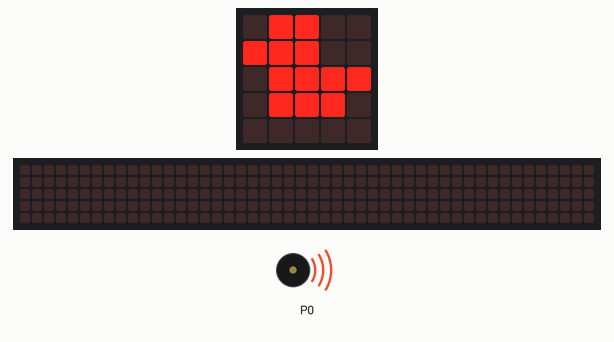
This program was run on a simulated BBC micro:bit running MicroPython. On the bench: the board's 5×5 LED display, a strip that is not on the board, showing the scrolling text unrolled, buzzer (waves = sounding). The 48×5 strip is a reading aid, not a part: it shows the text the display is scrolling, unrolled, one strip-width of it at a time.

Above: at 0.1 s.
At 12.5 s:
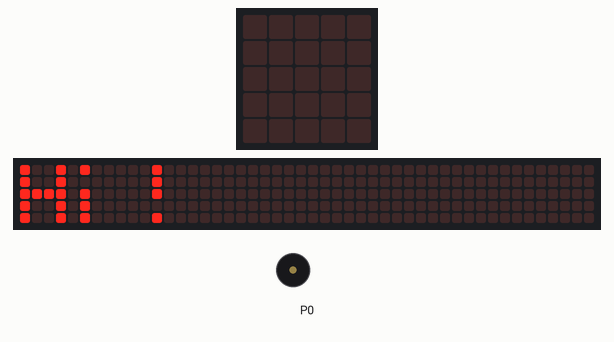
At 27.7 s:
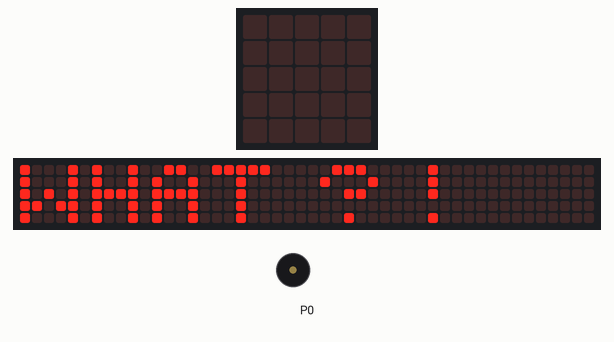
At 36.3 s:
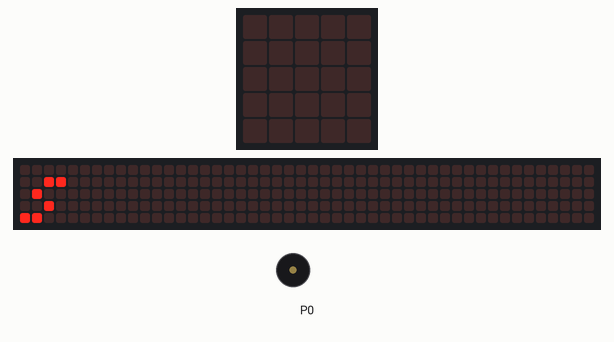
Timing chart, 0 to 37.8 s (numbered marks = the images above):
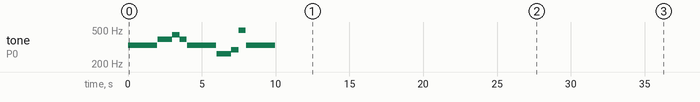

Measured:
- what the display in image 1 shows lasts 0.8 s, from 12.4 s to 13.2 s

The program:

namebadge.py
```python
from microbit import *
import music as eminem

def slim_shady_theme():
    # A simple melody inspired by "The Real Slim Shady"
    melody = [
        'E4:4', 'E4:4', 'E4:4', 'E4:4',  # E notes
        'G4:4', 'G4:4', 'A4:4', 'G4:4',  # G and A notes
        'E4:4', 'E4:4', 'E4:4', 'E4:4',  # Repeat E notes
        'C4:4', 'C4:4', 'D4:4', 'B4:4',  # C and D notes
        'E4:4', 'E4:4', 'E4:4', 'E4:4'   # Repeat E notes
    ]
    eminem.play(melody)

display.show(Image.DUCK)
slim_shady_theme()  # Start playing the music
while True:
    display.scroll('Hi ! ')
    sleep(100)
    display.scroll('My Name is ')
    sleep(100)
    display.scroll('WHAT ? ! ')
    sleep(100)
    display.scroll('My Name is ')
    sleep(100)
    display.scroll('WHO ? ! ')
    sleep(100)
    display.scroll('My Name is ')
    sleep(100)
    display.scroll('Slim Shady ! ')
    sleep(100)
```
